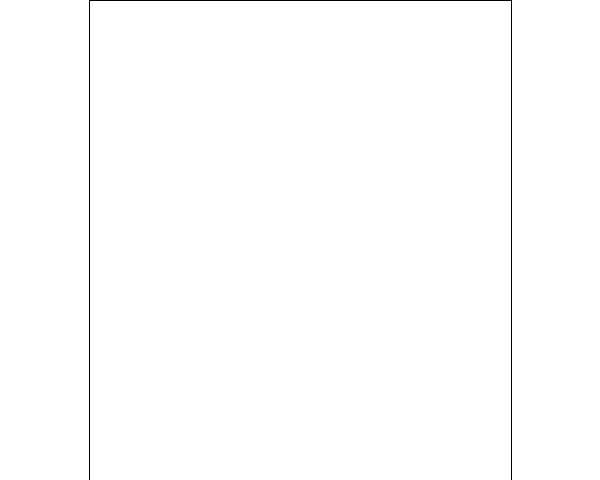
Frame 1 (no input)
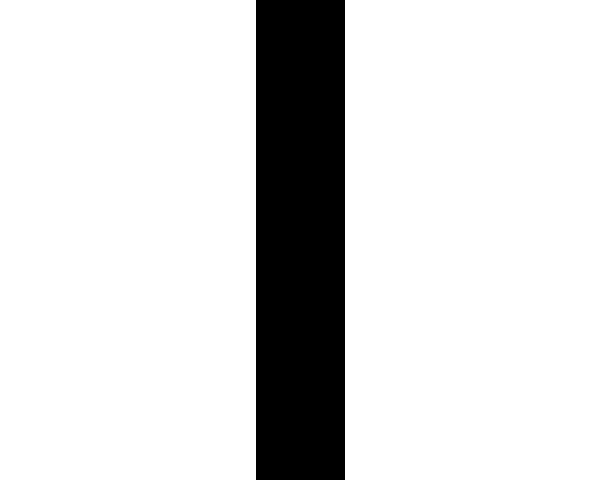
Frame 60 (the mouse pressed at the canvas centre just before this capture)
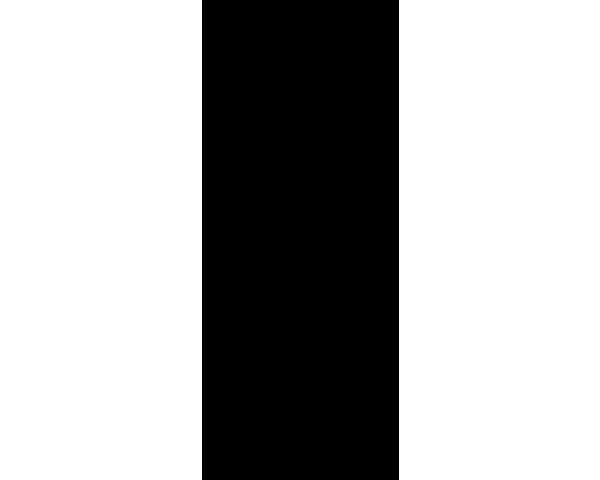
Frame 120 (the mouse held since frame 60 and released just before this capture)

The Processing sketch that drew these frames (run headless with seeded random() and noise(); from frame 60 on, the mouse is pressed at the canvas centre):

// Processing sketch: R02_rhythmus
// ── R02_rhythmus.pde
//  Introduction to Processing by Robin Parmar. MIT License.

/*
    R02_rhythmus

    This sketch is a clone of Hans Richter's 1921 film "Rhythmus 21".
    
    How can we generalise the approach taken in the first version?
    
    How can we hide (encapsulate) information that we don't need to see?

    How can we provide a more general solution to the problem?
*/

// colour constants 
int WHITE = 100;
int BLACK = 0;

// useful variable that will be used multiple times
boolean alive;

// instances of a class: we need at most three shapes at a time
Shape sh1, sh2, sh3;

void setup() {
    size(600, 480);         // 4:3 ratio, similar to original film
    colorMode(RGB, 100);    // scale for convenience (default is 256)
    frameRate(24);          // 24 fps is appropriate for "film look"
    rectMode(CENTER);       // draw rectangles from center (not corner)
}

void draw() {
    // switch is more compact than if/else when comparing the same value
    switch(frameCount) {
    case 1: 
        // WHITE
        sh1 = new Shape(width/2,height/2, 430,height, 0,height, 49, BLACK);
        break;
    case 53: 
        sh1 = new Shape(width/2,height/2, 0,height, width,height, 54, BLACK);
        break;
    case 107: 
        sh1 = new Shape(width/2,height/2, 0,height, width,height, 41, BLACK);
        break;
    case 151:  //<>//
        sh1 = new Shape(224,285, 448,570, 0,0, 99, WHITE);
        break;
    case 251: 
        sh1 = new Shape(224,285, 448,570, 100,110, 50, WHITE);
        break;
    case 305: 
        sh1 = new Shape(width/2,height/2, width,0, width,height, 32, WHITE);
        break;
    case 341: 
        // WHITE
        sh1 = new Shape(width/2,height/2, width,0, width,height, 45, BLACK);
        break;
    case 395: 
        sh1 = new Shape(width/2,height/2, width,0, width,height, 38, BLACK);
        break;
    case 443: 
        sh1 = new Shape(width/2,height/2, width,0, width,height, 35, BLACK);
        break;
    case 485: 
    	// BLACK
        // three at once
        sh1 = new Shape(102,256, 132,428, 0,0, 70, WHITE);
        sh2 = new Shape(525,145, 150,290, 0,0, 70, WHITE);
        sh3 = new Shape(525,410, 150,120, 0,0, 22, WHITE);
        break;
    case 555: 
        background(BLACK);
        noLoop();
        break;
    }

	// background colour is switched here
	// why can't we do this in the switch structure above?
	if (frameCount<151 || (frameCount>341 && frameCount<485) ) {
        background(WHITE);
	} else {
        background(BLACK);
	}

	// check each shape to see if it is still alive
	// if not, delete the instance by assigning null
    if (sh1 != null) {
        alive = sh1.update();
        if (!alive) {
            sh1 = null;
        }
    }
    
    // this is repetitive... must be a better way!
    if (sh2 != null) {
        alive = sh2.update();
        if (!alive) {
            sh2 = null;
        }
    }

    if (sh3 != null) {
        alive = sh3.update();
        if (!alive) {
            sh3 = null;
        }
    }
}

// ── Shape.pde
/*
	Shape
    A special class of rectangles in which the center point 
    is fixed, but size can change in various ways.
*/

class Shape {
    int x, y;					// center coordinates
    int w, h;					// current width and height
	int colour;					// colour (0-100)

    // lifespan, in frames
    int age;            

 	// change per frame, in pixels
  	float wDelta, hDelta;

	// I adopt a naming convention for arguments to a function/method
	// that makes it obvious which property each corresponds to.
	Shape(int x_, int y_, int w_, int h_, int w2_, int h2_, int a_, int c_) {
		x = x_;
		y = y_;
		w = w_;
    	h = h_;
		age = a_;
		colour = c_;

		// w2, h2 are the destination dimensions
		// if we have 200 pixels to traverse and 50 frames to do it in
		// then we need to change 4 pixels per frame
        wDelta = float(w2_-w) / float(age);
        hDelta = float(h2_-h) / float(age);
	}
    
    // displays Shape, then decrements age
    boolean update() {
        render();
        
    	// age our shape and check to see if it's dead
        age--;      
        return age != 0;
	}

	// display the Shape 
    void render() {
        // increment width and height
        w += int(wDelta);
        h += int(hDelta);
        
        rect(x, y, w, h);
        fill(colour);
    }
}
